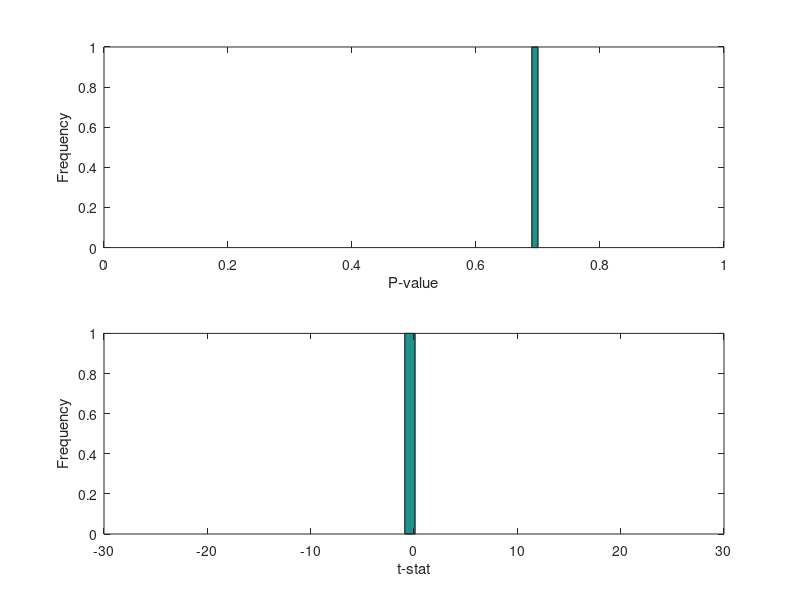

Recreate this plot in MATLAB. (Note: this script raises an error after producing the figure.)
%% Exercise for statistical testing
%% Load example data

X_org = load('NBLexpression.dat');

z = X_org(1,:);
X = X_org(2:end,:);
size(X)

%% Exercise 1. Try t-test
% Note: ttest2 is a function in matlab/statistics-toolbox See 'help ttest2' for a detailed usage.

geneIdx=1;
X0= X(geneIdx,z==0);
X1= X(geneIdx,z==1);
[h, p, ci, stats] = ttest2( X0, X1, 'alpha', 0.01, 'dim',2 )


%% Exercise 2. See p-value histgram
% Calculate t-test statistics for 1000 genes simultaneously.

geneIdx = 1:1000;

X0= X(geneIdx,z==0);
X1= X(geneIdx,z==1);
[h, p, ci, stats] = ttest2( X0, X1, 'alpha', 0.01, 'dim',2 );

w = 0.01;
bin = w/2:w:1;
subplot(2,1,1)
hist( p, bin )
xlabel( 'P-value' )
ylabel( 'Frequency' )
subplot(2,1,2)
hist( stats.tstat,50 )
xlabel( 't-stat')
ylabel( 'Frequency' )

%% Exercise 3. Find the most significant genes
[dum, idx] = sort( p );

subplot(2,2,1)
plot( 1:1000, p(idx) )
xlabel( 'Sorted gene index' )
ylabel( 'P-value' )

gidx1 = idx(1); gidx2 = idx(2);
subplot(2,2,2)
plot( X(gidx1,z==0),X(gidx2,z==0), 'b.', ...
    X(gidx1,z==1),X(gidx2,z==1), 'rx', 'MarkerSize', 10)
xlabel('the 1st gene')
ylabel('the 2nd gene')

gidx_worst1 = idx(1000); gidx_worst2 = idx(999);
subplot(2,2,4)
plot( X(gidx_worst1,z==0),X(gidx_worst2,z==0), 'b.', ...
    X(gidx_worst1,z==1),X(gidx_worst2,z==1), 'rx', 'MarkerSize', 10)
xlabel('the worst gene')
ylabel('the 2nd worst gene')


%% Excercise 4. T-test with sub-samples
% Run the following procedure with
% (1) various random seed (i.e. repeat several times)
% (2) various geneIdx
%    such as geneIdx = gidx2, gidx_worst1, gidx_worst2

N_all = 136   % number of patients
N_sub = 20    % number of sub-sampled patients

dum = randperm(N_all);
sidx = dum( 1:N_sub );
z_sub = z(sidx);
X_sub = X(:,sidx);

geneIdx = gidx1
X0= X_sub(geneIdx,z_sub==0);
X1= X_sub(geneIdx,z_sub==1);
[h4, p4, ci4, stats4] = ttest2( X0, X1, 'alpha', 0.01, 'dim',2 )



%% Exercise 5. t-test of simulated null samples
% Exercise 2 for non-informative noise.

Xnull = randn( size(X) );

X0= Xnull(geneIdx,z==0);
X1= Xnull(geneIdx,z==1);
[h, p, ci, stats] = ttest2( X0, X1, 'alpha', 0.01, 'dim',2 );

w = 0.01;
bin = w/2:w:1;
subplot(2,1,1)
hist( p, bin )
xlabel( 'P-value' )
ylabel( 'Frequency' )
subplot(2,1,2)
hist( stats.tstat,50 )
xlabel( 't-stat')
ylabel( 'Frequency' )

%% Exercise 6. q-value analysis
% Use qvalue.m provided by Oba.

[q, pi0] = qvalue( p );
% pi0 is an estimated ratio of true null hypotheses
pi0
disp( sprintf( 'Num genes (q<0.1) : %d', sum(q<0.1) ) )
disp( sprintf( 'Num genes (q<0.2) : %d', sum(q<0.2) ) )
figure
plot( p, q, '.' )
xlabel( 'P-value' )
ylabel( 'Q-value' )

